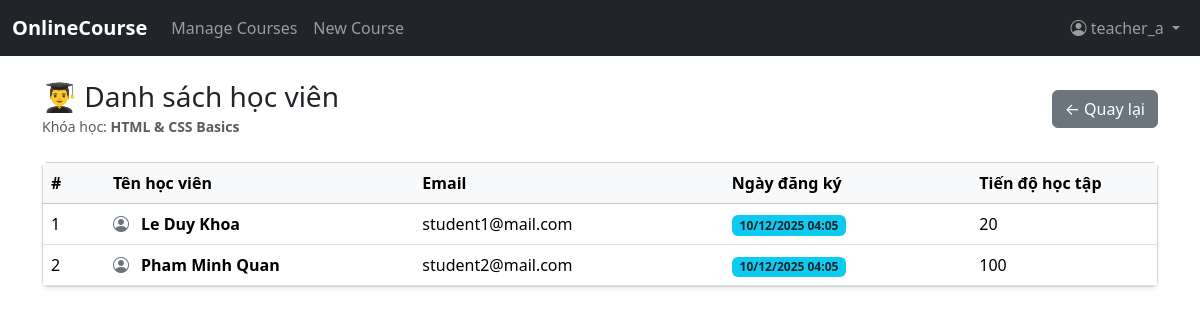
Screenshot of /course/students?course_id=1 (signed in) with the database file from the repository.
### tables this page shows
CREATE TABLE courses (
    id INT PRIMARY KEY AUTO_INCREMENT,
    title VARCHAR(255),
    description TEXT,
    instructor_id INT,             
    category_id INT,               
    price DECIMAL(10,2),
    duration_weeks INT,
    level VARCHAR(50),
    image VARCHAR(255),
    created_at DATETIME DEFAULT CURRENT_TIMESTAMP,
    updated_at DATETIME ON UPDATE CURRENT_TIMESTAMP,
    status TINYINT(1) NOT NULL DEFAULT 0 COMMENT '1: Draft, 2: Published, 3: Pending, 4: Rejected',

    FOREIGN KEY (instructor_id) REFERENCES users(id),
    FOREIGN KEY (category_id) REFERENCES categories(id)
);

CREATE TABLE enrollments (
    id INT PRIMARY KEY AUTO_INCREMENT,
    course_id INT,
    student_id INT,
    enrolled_date DATETIME DEFAULT CURRENT_TIMESTAMP,
    status VARCHAR(50),
    progress INT DEFAULT 0,

    FOREIGN KEY (course_id) REFERENCES courses(id),
    FOREIGN KEY (student_id) REFERENCES users(id)
);

CREATE TABLE users (
    id INT PRIMARY KEY AUTO_INCREMENT,
    username VARCHAR(255) UNIQUE,
    email VARCHAR(255) UNIQUE,
    password VARCHAR(255),
    fullname VARCHAR(255),
    role INT DEFAULT 0,               
    created_at DATETIME DEFAULT CURRENT_TIMESTAMP,
	status TINYINT(1) NOT NULL DEFAULT 1 COMMENT '1: Active, 0: Inactive'
);

### controllers/CourseController.php (called while the page is built, shortened)
<?php
require_once 'AuthController.php';
require_once 'models/Course.php';
require_once 'config/Database.php';
require_once __DIR__ . "/../config/database.php";
require_once __DIR__ . "/../models/Course.php";
class CourseController {
    private $courseModel;
    public function __construct() {
        $database = new Database();
        $this->db = $database->getConnection();
        $this->courseModel = new Course($this->db);
    }
public function listStudents() {
    $course_id = isset($_GET['course_id']) ? $_GET['course_id'] : null;
    $this->courseModel->id = $course_id;
    $this->courseModel->readOne();
    $course_title = $this->courseModel->title;
    $students = $this->courseModel->getStudentsByCourse($course_id);
    require_once 'views/instructor/students/list.php';
}
}

### config/Database.php (called while the page is built, shortened)
<?php
class Database {
    private $host = "localhost";
    private $db = "onlinecourse";
    private $user = "root";
    private $pass = "";
    public function getConnection() {
        $this->conn = null;
        try {
            $this->conn = new PDO(
                "mysql:host={$this->host};port=3307;dbname={$this->db}",
                $this->user,
                $this->pass
            );
            $this->conn->setAttribute(PDO::ATTR_ERRMODE, PDO::ERRMODE_EXCEPTION);
        } catch(PDOException $e) {
            echo "Connection error: " . $e->getMessage();
        }
        return $this->conn;
    }
}

### models/Course.php (called while the page is built, shortened)
<?php
class Course{
    private $conn;
    private $table_name ="courses";
    public $id;
    public function __construct($db){
        $this->conn = $db;
    }
    public function readOne() {
        $query = "Select * From " . $this->table_name ." where id = ? Limit 0,1;";
        $stmt = $this->conn->prepare($query);
        $stmt->bindParam(1, $this->id);
        $stmt->execute();
        $row = $stmt->fetch(PDO::FETCH_ASSOC);
        if($row){
            $this->title = $row['title'];
            return true;
        }
        return false;
    }
    public function getStudentsByCourse($course_id) {
        $query = "SELECT u.id, u.username, u.email, u.fullname, e.enrolled_date, e.progress
                FROM users u
                JOIN enrollments e ON u.id = e.student_id
                WHERE e.course_id = :course_id
                ORDER BY e.enrolled_date DESC";
        $stmt = $this->conn->prepare($query);
        $stmt->bindParam(":course_id", $course_id);
        $stmt->execute();
        return $stmt;
    }
}

### views/instructor/students/list.php (the view, shortened to what this page needs)
<?php include 'views/layouts/header.php'; ?>
<div class="container py-4">
    <div class="d-flex justify-content-between align-items-center mb-4">
        <div>
            <h3 class="mb-0">👨‍🎓 Danh sách học viên</h3>
            <small class="text-muted">Khóa học: <strong><?php echo htmlspecialchars($course_title); ?></strong></small>
        </div>
        <a href="<?php echo BASE_URL; ?>instructor/dashboard" class="btn btn-secondary">
            &larr; Quay lại
        </a>
    </div>
    <div class="card shadow-sm">
        <div class="card-body p-0">
            <table class="table table-hover mb-0 align-middle">
                <thead class="table-light">
                    <tr>
                        <th width="5%">#</th>
                        <th width="25%">Tên học viên</th>
                        <th width="25%">Email</th>
                        <th width="20%">Ngày đăng ký</th>
                        <th width="15%">Tiến độ học tập</th>
                    </tr>
                </thead>
                <tbody>
                    <?php if($students->rowCount() > 0): ?>
                        <?php $i = 1; while ($stu = $students->fetch(PDO::FETCH_ASSOC)): ?>
                            <tr>
                                <td><?php echo $i++; ?></td>
                                <td class="fw-bold">
                                    <i class="bi bi-person-circle text-secondary me-2"></i>
                                    <?php echo htmlspecialchars($stu['fullname']); ?>
                                </td>
                                <td><?php echo htmlspecialchars($stu['email']); ?></td>
                                <td>
                                    <span class="badge bg-info text-dark">
                                        <?php echo date('d/m/Y H:i', strtotime($stu['enrolled_date'])); ?>
                                    </span>
                                </td>
                                <td>
                                    <?php echo htmlspecialchars($stu['progress'])?>
                                </td>
                            </tr>
                        <?php endwhile; ?>
                    <?php endif; ?>
                </tbody>
            </table>
        </div>
    </div>
</div>
<?php include 'views/layouts/footer.php'; ?>

### index.php (shortened to what this page needs)
<?php
$request_uri = parse_url($_SERVER['REQUEST_URI'], PHP_URL_PATH);
$base_path = BASE_URL;
if (strpos($request_uri, $base_path) === 0) {
    $request_uri = substr($request_uri, strlen($base_path));
}
require_once 'config/Database.php';
require_once 'controllers/CourseController.php';
require_once 'controllers/HomeController.php';
switch ($request_uri) {
        case 'course/students':
        $course->listStudents();
        break;
}

### views/layouts/header.php (shortened to what this page needs)
<!DOCTYPE html>
<html lang="vi">
<head>
    <link href="https://cdn.jsdelivr.net/npm/bootstrap@5.3.2/dist/css/bootstrap.min.css" rel="stylesheet">
<link href="https://cdn.jsdelivr.net/npm/bootstrap-icons@1.11.3/font/bootstrap-icons.css" rel="stylesheet">
</head>
<body>
<?php include 'sidebar.php'; ?>

### views/layouts/sidebar.php (shortened to what this page needs)
<?php
$role = $_SESSION['user_role'] ?? -1;
$username = $_SESSION['username'] ?? null;
$is_logged_in = ($role !== -1);
?>
<nav class="navbar navbar-expand-lg navbar-dark bg-dark">
    <div class="container-fluid">
        <a class="navbar-brand fw-bold" href="<?= BASE_URL ?>">OnlineCourse</a>
        <div class="collapse navbar-collapse" id="navbarNav">
            <ul class="navbar-nav me-auto">
                <?php if ($role === 2): ?>
                    <li class="nav-item"><a class="nav-link" href="<?= BASE_URL ?>admin/dashboard">Dashboard</a></li>
                    <li class="nav-item"><a class="nav-link" href="<?= BASE_URL ?>admin/users">Manage Users</a></li>
                    <li class="nav-item"><a class="nav-link" href="<?= BASE_URL ?>admin/categories">Manage Categories</a></li>
                    <li class="nav-item"><a class="nav-link" href="<?= BASE_URL ?>admin/courses/pending">Pending Courses</a></li>
                <?php elseif ($role === 1): ?>
                    <li class="nav-item"><a class="nav-link" href="<?= BASE_URL ?>instructor/dashboard">Manage Courses</a></li>
                    <li class="nav-item"><a class="nav-link" href="<?= BASE_URL ?>course/create">New Course</a></li>
                <?php elseif ($role === 0): ?>
                    <li class="nav-item"><a class="nav-link" href="<?= BASE_URL ?>enrollment">My Courses</a></li>
                    <li class="nav-item"><a class="nav-link" href="<?= BASE_URL ?>courses">All Courses</a></li>
                <?php endif; ?>
            </ul>
            <ul class="navbar-nav ms-auto">
                <?php if (!$is_logged_in): ?>
                    <li class="nav-item">
                        <a class="nav-link btn btn-outline-light px-4" href="<?= BASE_URL ?>login">Login</a>
                    </li>
                <?php else: ?>
                    <li class="nav-item dropdown">
                        <a class="nav-link dropdown-toggle" href="#" role="button" data-bs-toggle="dropdown">
                            <i class="bi bi-person-circle"></i> <?= htmlspecialchars($username) ?>
                        </a>
                    </li>
                <?php endif; ?>
            </ul>
        </div>
    </div>
</nav>

### views/layouts/footer.php (shortened to what this page needs)
</body>
</html>

### rows the page displays
courses: title "HTML & CSS Basics"
enrollments: student.fullname "Le Duy Khoa", student.email "student1@mail.com", enrolled_date "10/12/2025 04:05", progress "20"
enrollments: student.fullname "Pham Minh Quan", student.email "student2@mail.com", enrolled_date "10/12/2025 04:05", progress "100"

### other values shown
$username "teacher_a"
